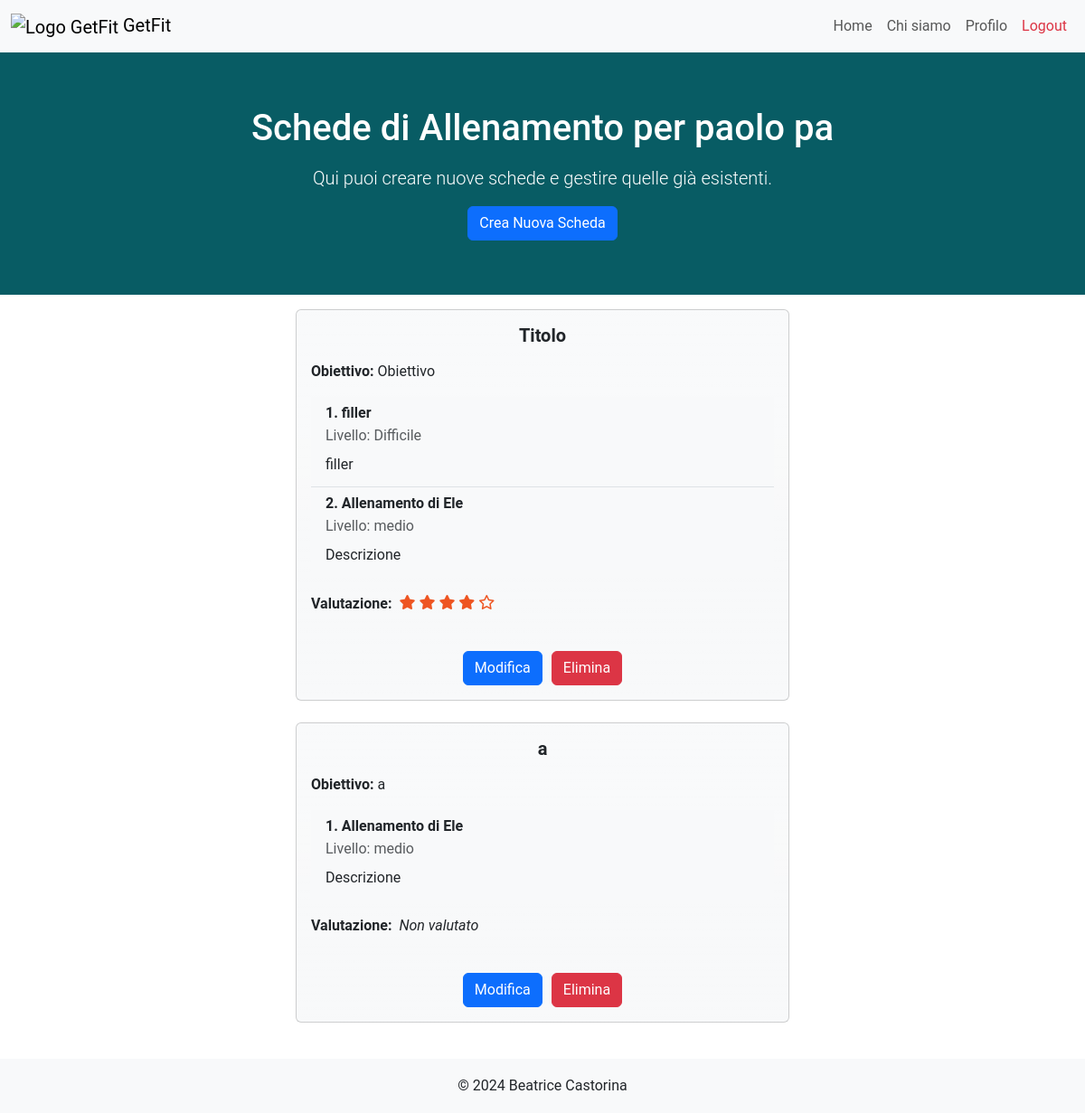
Page /schede?client_id=8 (signed in) on the committed database.
### tables this page shows
CREATE TABLE "Schede" (
	"client_id"	INTEGER NOT NULL,
	"pt_id"	INTEGER NOT NULL,
	"id_scheda"	INTEGER,
	"rating"	INTEGER,
	"titolo"	TEXT NOT NULL,
	"obiettivo"	TEXT NOT NULL,
	PRIMARY KEY("id_scheda" AUTOINCREMENT),
	FOREIGN KEY("client_id") REFERENCES "Clients"("client_id"),
	FOREIGN KEY("pt_id") REFERENCES "PersonalTrainers"("pt_id")
);

CREATE TABLE "Allenamenti" (
	"id_allenamento"	INTEGER,
	"pt_id"	INTEGER NOT NULL,
	"titolo"	TEXT NOT NULL,
	"descrizione"	TEXT NOT NULL,
	"livello"	TEXT NOT NULL,
	"visibile"	INTEGER NOT NULL,
	"data_creazione"	TEXT NOT NULL,
	PRIMARY KEY("id_allenamento" AUTOINCREMENT),
	FOREIGN KEY("pt_id") REFERENCES "PersonalTrainers"("pt_id")
);

### app.py (the view)
@app.route("/schede")
def schede():
  email = utenti_dao.get_email(request)
  user, type = utenti_dao.get_user_by_email(email)
  if type == 0: # A pt is logged
    client_id = request.args.get("client_id")
    name = utenti_dao.get_full_name(client_id, 'client')
  else: # A client is logged
    client_id = user['client_id']
    name = utenti_dao.get_full_name(user['pt_id'],'pt')
  schede = schede_dao.get_schede_by_client_id(client_id)
  schede_ids = [scheda['id_scheda'] for scheda in schede]
  allenamenti_by_id_scheda = {}
  for id_scheda in schede_ids:
    workout_ids = schede_dao.get_allenamenti_ids_by_id_scheda(id_scheda)
    ids = [obj['id_allenamento'] for obj in workout_ids]
    allenamenti_obj_by_id_scheda=[allenamenti_dao.get_allenamento(id) for id in ids]
    allenamenti_by_id_scheda[id_scheda] = allenamenti_obj_by_id_scheda
  return render_template("schede.html",client_id=client_id,schede=schede,allenamenti=allenamenti_by_id_scheda,name=name)

### allenamenti_dao.py (called while the page is built)
def get_allenamento(id_allenamento):
	query = 'SELECT * FROM Allenamenti WHERE id_allenamento=?'
	connection = sqlite3.connect('db/personal.db')
	connection.row_factory = sqlite3.Row
	cursor = connection.cursor()
	cursor.execute(query,(id_allenamento,))
	allenamento = cursor.fetchone()
	cursor.close()
	connection.close()
	return allenamento

### app.py (called while the page is built)
@login_manager.user_loader
def load_user(user_email):
  user_db, type = utenti_dao.get_user_by_email(user_email)
  if type == 0:
    user = PersonalTrainer(nome=user_db['nome'], cognome=user_db['cognome'], genere=user_db['genere'], pt_id=user_db['pt_id'], rating=user_db['rating'], numOfRatings=user_db['numOfRatings'], email=user_db['email'], password=user_db['password'])
  else:
    user = Client(nome=user_db['nome'], cognome=user_db['cognome'], genere=user_db['genere'], client_id=user_db['client_id'], pt_id=user_db['pt_id'], email=user_db['email'], password=user_db['password'])
  return user

### schede_dao.py (called while the page is built)
def get_schede_by_client_id(client_id):
	query = 'SELECT * FROM Schede WHERE client_id = ?'
	connection = sqlite3.connect('db/personal.db')
	connection.row_factory = sqlite3.Row
	cursor = connection.cursor()
	cursor.execute(query,(client_id,))
	schede = cursor.fetchall()
	cursor.close()
	connection.close()
	return schede

def get_allenamenti_ids_by_id_scheda(id_scheda):
	query = 'SELECT id_allenamento FROM CompostaDa WHERE id_scheda=?'
	connection = sqlite3.connect('db/personal.db')
	connection.row_factory = sqlite3.Row
	cursor = connection.cursor()
	cursor.execute(query,(id_scheda,))
	workout_ids = cursor.fetchall()
	cursor.close()
	connection.close()
	return workout_ids

### utenti_dao.py (called while the page is built)
def get_email(request):
	try:
		return request.cookies.get('remember_token').split('|')[0]
	except Exception as e:
		return None

def get_full_name(id, type='client'):
	query1 = 'SELECT nome, cognome FROM Clients WHERE client_id=?'
	query2 = 'SELECT nome, cognome FROM PersonalTrainers WHERE pt_id=?'
	connection = sqlite3.connect('db/personal.db')
	connection.row_factory = sqlite3.Row
	cursor = connection.cursor()
	if type == 'client':
		cursor.execute(query1,(id,))
	else:
		cursor.execute(query2,(id,))
	full_name = cursor.fetchone()
	cursor.close()
	connection.close()
	return full_name['nome'] + ' ' + full_name['cognome']

### templates/schede.html (shortened to what this page needs)
{% extends "base.html" %}
{% block style %} {{url_for('static', filename='css/schede_styles.css')}} {% endblock %}
{% block content %}
	{% if current_user.__class__.__name__ == "PersonalTrainer" %}
		<section class="hero-section">
			<div class="container">
				<h1 class="mb-3">Schede di Allenamento per {{name}}</h1>
				<p class="lead">Qui puoi creare nuove schede e gestire quelle già esistenti.</p>
				<form action="/create_scheda" method="get">
					<button type="submit" class="btn btn-primary">Crea Nuova Scheda</button>
				</form>
			</div>
		</section>
	{% endif %}
	<ul class="list-group" id="lista">
    <section class="workout-plans-section py-3">
			<div class="container">
				{% for scheda in schede %}
				<div class="row">
					<div class="col-lg-6 col-md-8 mx-auto">
						<div class="card mb-4">
							<div class="card-body">
								<h5 class="card-title text-center mb-3"><strong>{{scheda.titolo}}</strong></h5>
								<p class="card-text"><strong>Obiettivo:</strong> {{scheda.obiettivo}}</p>
								<ul class="list-group list-group-flush">
									{% for workout in allenamenti[scheda.id_scheda]%}
										<li class="list-group-item">
											 <h6 class="card-title"><strong>{{loop.index}}. {{workout.titolo}}</strong></h6>
											<p class="card-subtitle mb-2 text-body-secondary">Livello: {{workout.livello}}</p>
											<p class="card-text mb-1">{{workout.descrizione}}</p>
										</li>
									{% endfor %}
								</ul>
								{% if current_user.__class__.__name__ == "Client" %}
									<form action="/update_rating" method="post">
										<fieldset class="btn-group-action pt-3">
											<span class="star-cb-group">
												<input type="radio" id="rating-5-{{loop.index}}" name="rating" value="5" required {% if scheda.rating ==5 %}checked{% endif %}/>
												<label for="rating-5-{{loop.index}}">5</label>
												<input type="radio" id="rating-4-{{loop.index}}" name="rating" value="4" {% if scheda.rating ==4 %}checked{% endif %}/>
												<label for="rating-4-{{loop.index}}">4</label>
												<input type="radio" id="rating-3-{{loop.index}}" name="rating" value="3" {% if scheda.rating ==3 %}checked{% endif %}/>
												<label for="rating-3-{{loop.index}}">3</label>
												<input type="radio" id="rating-2-{{loop.index}}" name="rating" value="2" {% if scheda.rating ==2 %}checked{% endif %}/>
												<label for="rating-2-{{loop.index}}">2</label>
												<input type="radio" id="rating-1-{{loop.index}}" name="rating" value="1" {% if scheda.rating ==1 %}checked{% endif %}/>
												<label for="rating-1-{{loop.index}}">1</label>
											</span>
											<input type="hidden" id="id_scheda" name="id_scheda" value="{{scheda.id_scheda}}"/>
											<input type="hidden" id="oldRating" name="oldRating" value="{{scheda.rating}}"/>
											<button type="submit" class="btn btn-primary">Lascia un Voto</button>
										</fieldset>
									</form>
								{% else %}
								<div class="d-flex align-items-center">
									<p id="p-rating"><strong>Valutazione:</strong></p>
									{% if scheda.rating is not none %}
										<div class="rating">
											{{show_star(scheda.rating,0.5)}}
											{{show_star(scheda.rating,1.5)}}
											{{show_star(scheda.rating,2.5)}}
											{{show_star(scheda.rating,3.5)}}
											{{show_star(scheda.rating,4.5)}}
										</div>
									{% else %}
										<em>Non valutato</em>
									{% endif %}
								</div>
									<br>
									<div class="btn-group-action">
										<a href="/modify_scheda/{{scheda.id_scheda}}" class="btn btn-primary">Modifica</a>
										<form action="/delete_scheda" method="post" class="d-inline">
											<button type="submit" class="btn btn-danger">Elimina</button>
										</form>
									</div>
								{% endif %}
							</div>
						</div>
					</div>
				</div>
				{% endfor %}
			</div>
		</section>
	</ul>
{% endblock %}
{% macro show_star(rating,limit) %}
<i class="star {% if rating > limit+0.2 %}fa-solid fa-star{% elif rating > limit-0.3 %}fa-solid fa-star-half-stroke{% else %}fa-regular fa-star{% endif %}"></i>
{% endmacro %}

### static/css/base_styles.css (style rules this page uses)
html, body { font-family: 'Roboto', sans-serif; height: 100%; margin: 0; }
.hero-section { background-color: #085c64; color: white; padding: 60px 0; text-align: center; }
.card { transition: transform 0.3s; background-color: #f8f9fa; background-image: var(--bs-gradient); }

### static/css/schede_styles.css (style rules this page uses)
#p-rating { margin-top: 1.1rem; margin-right: .5rem; }
.btn-group-action { display: flex; justify-content: center; gap: 10px; }
.list-group-item { background-color: #f8f9fa; }
.rating { unicode-bidi: bidi-override; direction: ltr; text-align: center; }
.rating > .star { color: #e52; }

### rows in the picture
Schede: titolo "Titolo", obiettivo "Obiettivo"
Allenamenti: titolo "filler", livello "Difficile", descrizione "filler"
Allenamenti: titolo "Allenamento di Ele", livello "medio", descrizione "Descrizione"
Schede: titolo "a", obiettivo "a", shows "Non valutato"

### other values in the picture
{{ name }} "paolo pa"
